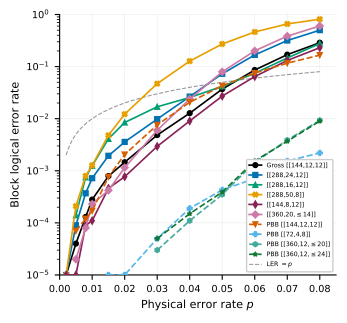

This figure's Python source:
#!/usr/bin/env python3
"""Generate block LER vs physical error rate curves for the paper.

Plots 10 codes from CSS MILP, non-CSS, missing simulation data, and
the top trusted PBB FOM follow-up run.
Single-column width, log-scale y-axis, dashed LER=p diagonal.
"""

import json
import matplotlib
matplotlib.use("Agg")
import matplotlib.pyplot as plt
import numpy as np
from pathlib import Path

root = Path(__file__).resolve().parent.parent.parent.parent

# --- Load data ---
with open(root / "results" / "threshold_simulation_milp.json") as f:
    milp_data = json.load(f)

with open(root / "results" / "threshold_simulation_noncss.json") as f:
    noncss_data = json.load(f)

with open(root / "results" / "threshold_simulation_missing.json") as f:
    missing_data = json.load(f)

# Top TRUSTED PBB at (30,6) with FOM <= 19.2; curve from
# tests/threshold_simulation_360_12_24.py.
with open(root / "results" / "threshold_simulation_360_12_24.json") as f:
    extra_data = [json.load(f)]

# Build lookup by label
by_label = {}
for d in milp_data + noncss_data + missing_data + extra_data:
    by_label[d["label"]] = d

# --- Select codes to plot ---
codes_to_plot = [
    # CSS codes (solid lines)
    ("[[144,12,12]] gross code (control)", "Gross [[144,12,12]]", "#000000", "-", "o"),
    ("[[288,24,12]] MILP d=12, FOM=12.0", "[[288,24,12]]", "#0072B2", "-", "s"),
    ("[[288,16,12]] MILP d=12, FOM=8.0", "[[288,16,12]]", "#009E73", "-", "^"),
    ("[[288,50,8]] MILP d=8, FOM=11.1 (cross-factored)", "[[288,50,8]]", "#E69F00", "-", "X"),
    ("[[144,8,12]] MILP d=12, FOM=8.0 (mixed-monomial)", "[[144,8,12]]", "#882255", "-", "d"),
    ("[[360,20,<=14]] MILP d<=14, FOM<=10.9 (C4)", r"[[360,20,$\leq$14]]", "#CC79A7", "-", "D"),
    # Non-CSS PBB codes (dashed lines)
    ("[[144,12,12]] PBB (MILP exact, x/y-swap base)", "PBB [[144,12,12]]", "#D55E00", "--", "v"),
    ("[[72,4,8]] PBB (MILP exact, mixed base)", "PBB [[72,4,8]]", "#56B4E9", "--", "P"),
    ("[[360,12,<=20]] PBB (best PBB FOM)", r"PBB [[360,12,$\leq$20]]", "#44AA99", "--", "h"),
    ("[[360,12,<=24]] PBB (top TRUSTED FOM)", r"PBB [[360,12,$\leq$24]]", "#117733", "--", "*"),
]

# --- Plot ---
plt.rcParams.update({
    "font.family": "sans-serif",
    "axes.spines.top": False,
    "axes.spines.right": False,
})

fig, ax = plt.subplots(figsize=(3.4, 3.2))

for label, display, color, ls, marker in codes_to_plot:
    d = by_label[label]
    ps = np.array([e["p"] for e in d["error_rates"]])
    lers = np.array([e["logical_error_rate"] for e in d["error_rates"]])
    # Filter out zero LER points for log scale
    mask = lers > 0
    ax.plot(ps[mask], lers[mask], ls, color=color, marker=marker,
            markersize=3.5, linewidth=1.2, label=display, zorder=3)

# Dashed diagonal LER = p
p_range = np.linspace(0.002, 0.08, 100)
ax.plot(p_range, p_range, "k--", linewidth=0.8, alpha=0.4, label="LER $= p$", zorder=1)

ax.set_yscale("log")
ax.set_xlabel("Physical error rate $p$", fontsize=8)
ax.set_ylabel("Block logical error rate", fontsize=8)
ax.tick_params(labelsize=7)
ax.set_xlim(0, 0.085)
ax.set_ylim(1e-5, 1)
ax.legend(fontsize=4.5, loc="lower right", framealpha=0.95, edgecolor="#cccccc",
          handlelength=2.0, ncol=1)
ax.grid(True, alpha=0.15, linewidth=0.5, color="#888888")
ax.set_axisbelow(True)

fig.tight_layout(pad=0.5)
fig.savefig("fig_ler_curves.pdf", bbox_inches="tight", dpi=300)
fig.savefig("fig_ler_curves.png", bbox_inches="tight", dpi=300)
print("Saved fig_ler_curves.pdf and .png")
